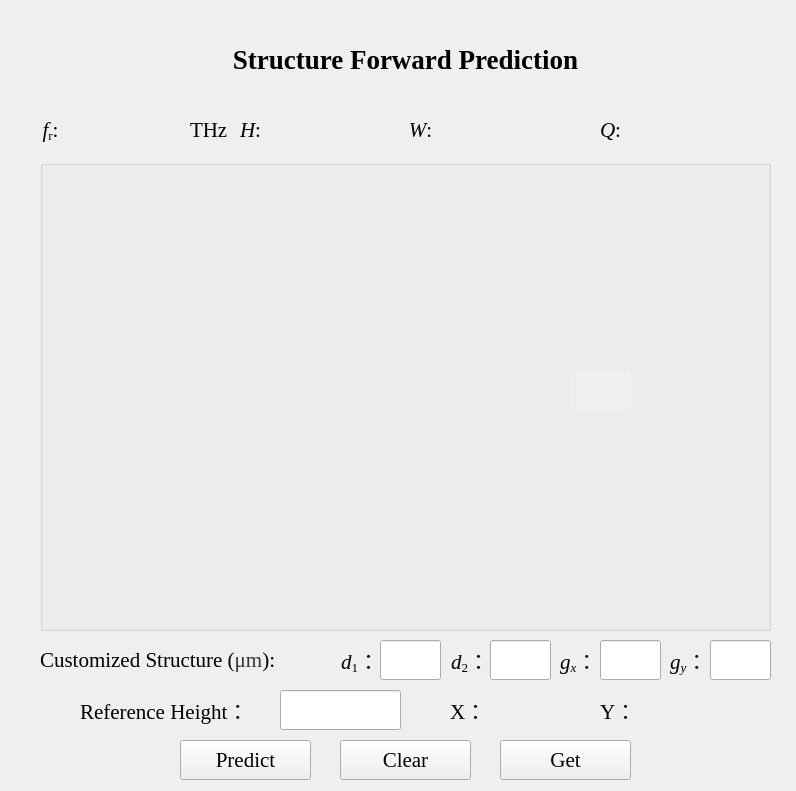
<?xml version="1.0" encoding="UTF-8"?>
<ui version="4.0">
 <class>Form</class>
 <widget class="QWidget" name="Form">
  <property name="geometry">
   <rect>
    <x>0</x>
    <y>0</y>
    <width>796</width>
    <height>791</height>
   </rect>
  </property>
  <property name="windowTitle">
   <string>Form</string>
  </property>
  <widget class="QLineEdit" name="lineEdit_d1">
   <property name="geometry">
    <rect>
     <x>380</x>
     <y>640</y>
     <width>61</width>
     <height>40</height>
    </rect>
   </property>
   <property name="font">
    <font>
     <family>Times New Roman</family>
     <pointsize>16</pointsize>
    </font>
   </property>
   <property name="text">
    <string/>
   </property>
  </widget>
  <widget class="QLabel" name="label">
   <property name="geometry">
    <rect>
     <x>340</x>
     <y>640</y>
     <width>40</width>
     <height>40</height>
    </rect>
   </property>
   <property name="font">
    <font>
     <family>Times New Roman</family>
     <pointsize>16</pointsize>
    </font>
   </property>
   <property name="text">
    <string>&lt;html&gt;&lt;head/&gt;&lt;body&gt;&lt;p align=&quot;center&quot;&gt;&lt;span style=&quot; font-style:italic;&quot;&gt;d&lt;/span&gt;&lt;span style=&quot; vertical-align:sub;&quot;&gt;1&lt;/span&gt;：&lt;/p&gt;&lt;/body&gt;&lt;/html&gt;</string>
   </property>
  </widget>
  <widget class="QLineEdit" name="lineEdit_d2">
   <property name="geometry">
    <rect>
     <x>490</x>
     <y>640</y>
     <width>61</width>
     <height>40</height>
    </rect>
   </property>
   <property name="font">
    <font>
     <family>Times New Roman</family>
     <pointsize>16</pointsize>
    </font>
   </property>
   <property name="text">
    <string/>
   </property>
  </widget>
  <widget class="QLabel" name="label_2">
   <property name="geometry">
    <rect>
     <x>450</x>
     <y>640</y>
     <width>40</width>
     <height>40</height>
    </rect>
   </property>
   <property name="font">
    <font>
     <family>Times New Roman</family>
     <pointsize>16</pointsize>
    </font>
   </property>
   <property name="text">
    <string>&lt;html&gt;&lt;head/&gt;&lt;body&gt;&lt;p align=&quot;center&quot;&gt;&lt;span style=&quot; font-style:italic;&quot;&gt;d&lt;/span&gt;&lt;span style=&quot; vertical-align:sub;&quot;&gt;2&lt;/span&gt;：&lt;/p&gt;&lt;/body&gt;&lt;/html&gt;</string>
   </property>
  </widget>
  <widget class="QLineEdit" name="lineEdit_gx">
   <property name="geometry">
    <rect>
     <x>600</x>
     <y>640</y>
     <width>61</width>
     <height>40</height>
    </rect>
   </property>
   <property name="font">
    <font>
     <family>Times New Roman</family>
     <pointsize>16</pointsize>
    </font>
   </property>
   <property name="text">
    <string/>
   </property>
  </widget>
  <widget class="QLabel" name="label_3">
   <property name="geometry">
    <rect>
     <x>560</x>
     <y>640</y>
     <width>40</width>
     <height>40</height>
    </rect>
   </property>
   <property name="font">
    <font>
     <family>Times New Roman</family>
     <pointsize>16</pointsize>
    </font>
   </property>
   <property name="text">
    <string>&lt;html&gt;&lt;head/&gt;&lt;body&gt;&lt;p&gt;&lt;span style=&quot; font-style:italic;&quot;&gt;g&lt;/span&gt;&lt;span style=&quot; font-style:italic; vertical-align:sub;&quot;&gt;x&lt;/span&gt;：&lt;/p&gt;&lt;/body&gt;&lt;/html&gt;</string>
   </property>
  </widget>
  <widget class="QLineEdit" name="lineEdit_gy">
   <property name="geometry">
    <rect>
     <x>710</x>
     <y>640</y>
     <width>61</width>
     <height>40</height>
    </rect>
   </property>
   <property name="font">
    <font>
     <family>Times New Roman</family>
     <pointsize>16</pointsize>
    </font>
   </property>
   <property name="text">
    <string/>
   </property>
  </widget>
  <widget class="QLabel" name="label_4">
   <property name="geometry">
    <rect>
     <x>670</x>
     <y>640</y>
     <width>40</width>
     <height>40</height>
    </rect>
   </property>
   <property name="font">
    <font>
     <family>Times New Roman</family>
     <pointsize>16</pointsize>
    </font>
   </property>
   <property name="text">
    <string>&lt;html&gt;&lt;head/&gt;&lt;body&gt;&lt;p&gt;&lt;span style=&quot; font-style:italic;&quot;&gt;g&lt;/span&gt;&lt;span style=&quot; font-style:italic; vertical-align:sub;&quot;&gt;y&lt;/span&gt;：&lt;/p&gt;&lt;/body&gt;&lt;/html&gt;</string>
   </property>
  </widget>
  <widget class="QPushButton" name="ClearButton">
   <property name="geometry">
    <rect>
     <x>340</x>
     <y>740</y>
     <width>131</width>
     <height>40</height>
    </rect>
   </property>
   <property name="font">
    <font>
     <family>Times New Roman</family>
     <pointsize>16</pointsize>
    </font>
   </property>
   <property name="text">
    <string>Clear</string>
   </property>
  </widget>
  <widget class="QLabel" name="label_6">
   <property name="geometry">
    <rect>
     <x>190</x>
     <y>40</y>
     <width>431</width>
     <height>40</height>
    </rect>
   </property>
   <property name="font">
    <font>
     <family>Times New Roman</family>
     <pointsize>20</pointsize>
    </font>
   </property>
   <property name="text">
    <string>&lt;html&gt;&lt;head/&gt;&lt;body&gt;&lt;p align=&quot;center&quot;&gt;&lt;span style=&quot; font-weight:600;&quot;&gt;Structure Forward Prediction&lt;/span&gt;&lt;/p&gt;&lt;/body&gt;&lt;/html&gt;</string>
   </property>
  </widget>
  <widget class="QGroupBox" name="groupBox">
   <property name="geometry">
    <rect>
     <x>40</x>
     <y>160</y>
     <width>731</width>
     <height>471</height>
    </rect>
   </property>
   <property name="font">
    <font>
     <family>Times New Roman</family>
     <pointsize>16</pointsize>
    </font>
   </property>
   <property name="title">
    <string/>
   </property>
   <widget class="QLabel" name="label_ur_4">
    <property name="geometry">
     <rect>
      <x>530</x>
      <y>210</y>
      <width>61</width>
      <height>40</height>
     </rect>
    </property>
    <property name="font">
     <font>
      <family>Times New Roman</family>
      <pointsize>16</pointsize>
     </font>
    </property>
    <property name="autoFillBackground">
     <bool>true</bool>
    </property>
    <property name="text">
     <string/>
    </property>
   </widget>
  </widget>
  <widget class="QLabel" name="label_5">
   <property name="geometry">
    <rect>
     <x>30</x>
     <y>110</y>
     <width>41</width>
     <height>40</height>
    </rect>
   </property>
   <property name="font">
    <font>
     <family>Times New Roman</family>
     <pointsize>16</pointsize>
    </font>
   </property>
   <property name="text">
    <string>&lt;html&gt;&lt;head/&gt;&lt;body&gt;&lt;p align=&quot;center&quot;&gt;&lt;span style=&quot; font-style:italic;&quot;&gt;f&lt;/span&gt;&lt;span style=&quot; vertical-align:sub;&quot;&gt;r&lt;/span&gt;:&lt;/p&gt;&lt;/body&gt;&lt;/html&gt;</string>
   </property>
  </widget>
  <widget class="QLabel" name="label_8">
   <property name="geometry">
    <rect>
     <x>190</x>
     <y>110</y>
     <width>51</width>
     <height>40</height>
    </rect>
   </property>
   <property name="font">
    <font>
     <family>Times New Roman</family>
     <pointsize>16</pointsize>
    </font>
   </property>
   <property name="text">
    <string>THz</string>
   </property>
  </widget>
  <widget class="QLabel" name="label_f0">
   <property name="geometry">
    <rect>
     <x>80</x>
     <y>110</y>
     <width>101</width>
     <height>41</height>
    </rect>
   </property>
   <property name="font">
    <font>
     <family>Times New Roman</family>
     <pointsize>16</pointsize>
    </font>
   </property>
   <property name="autoFillBackground">
    <bool>true</bool>
   </property>
   <property name="text">
    <string/>
   </property>
  </widget>
  <widget class="QLabel" name="label_17">
   <property name="geometry">
    <rect>
     <x>40</x>
     <y>640</y>
     <width>301</width>
     <height>40</height>
    </rect>
   </property>
   <property name="font">
    <font>
     <family>Times New Roman</family>
     <pointsize>16</pointsize>
    </font>
   </property>
   <property name="text">
    <string>&lt;html&gt;&lt;head/&gt;&lt;body&gt;&lt;p&gt;Customized Structure (&lt;span style=&quot; color:#333333; vertical-align:middle;&quot;&gt;μm&lt;/span&gt;):&lt;/p&gt;&lt;/body&gt;&lt;/html&gt;</string>
   </property>
  </widget>
  <widget class="QLabel" name="label_13">
   <property name="geometry">
    <rect>
     <x>230</x>
     <y>110</y>
     <width>41</width>
     <height>40</height>
    </rect>
   </property>
   <property name="font">
    <font>
     <family>Times New Roman</family>
     <pointsize>16</pointsize>
    </font>
   </property>
   <property name="text">
    <string>&lt;html&gt;&lt;head/&gt;&lt;body&gt;&lt;p align=&quot;center&quot;&gt;&lt;span style=&quot; font-style:italic;&quot;&gt;H&lt;/span&gt;:&lt;/p&gt;&lt;/body&gt;&lt;/html&gt;</string>
   </property>
  </widget>
  <widget class="QLabel" name="label_i">
   <property name="geometry">
    <rect>
     <x>280</x>
     <y>110</y>
     <width>101</width>
     <height>41</height>
    </rect>
   </property>
   <property name="font">
    <font>
     <family>Times New Roman</family>
     <pointsize>16</pointsize>
    </font>
   </property>
   <property name="autoFillBackground">
    <bool>true</bool>
   </property>
   <property name="text">
    <string/>
   </property>
  </widget>
  <widget class="QLabel" name="label_15">
   <property name="geometry">
    <rect>
     <x>590</x>
     <y>110</y>
     <width>41</width>
     <height>40</height>
    </rect>
   </property>
   <property name="font">
    <font>
     <family>Times New Roman</family>
     <pointsize>16</pointsize>
    </font>
   </property>
   <property name="text">
    <string>&lt;html&gt;&lt;head/&gt;&lt;body&gt;&lt;p align=&quot;center&quot;&gt;&lt;span style=&quot; font-style:italic;&quot;&gt;Q&lt;/span&gt;:&lt;/p&gt;&lt;/body&gt;&lt;/html&gt;</string>
   </property>
  </widget>
  <widget class="QLabel" name="label_q">
   <property name="geometry">
    <rect>
     <x>640</x>
     <y>110</y>
     <width>101</width>
     <height>41</height>
    </rect>
   </property>
   <property name="font">
    <font>
     <family>Times New Roman</family>
     <pointsize>16</pointsize>
    </font>
   </property>
   <property name="autoFillBackground">
    <bool>true</bool>
   </property>
   <property name="text">
    <string/>
   </property>
  </widget>
  <widget class="QLabel" name="label_x">
   <property name="geometry">
    <rect>
     <x>490</x>
     <y>690</y>
     <width>91</width>
     <height>31</height>
    </rect>
   </property>
   <property name="font">
    <font>
     <family>Times New Roman</family>
     <pointsize>16</pointsize>
    </font>
   </property>
   <property name="autoFillBackground">
    <bool>true</bool>
   </property>
   <property name="text">
    <string/>
   </property>
  </widget>
  <widget class="QPushButton" name="PredictButton">
   <property name="geometry">
    <rect>
     <x>180</x>
     <y>740</y>
     <width>131</width>
     <height>40</height>
    </rect>
   </property>
   <property name="font">
    <font>
     <family>Times New Roman</family>
     <pointsize>16</pointsize>
    </font>
   </property>
   <property name="text">
    <string>Predict</string>
   </property>
  </widget>
  <widget class="QLabel" name="label_24">
   <property name="geometry">
    <rect>
     <x>600</x>
     <y>690</y>
     <width>41</width>
     <height>40</height>
    </rect>
   </property>
   <property name="font">
    <font>
     <family>Times New Roman</family>
     <pointsize>16</pointsize>
    </font>
   </property>
   <property name="text">
    <string>Y：</string>
   </property>
  </widget>
  <widget class="QLabel" name="label_y">
   <property name="geometry">
    <rect>
     <x>640</x>
     <y>690</y>
     <width>91</width>
     <height>31</height>
    </rect>
   </property>
   <property name="font">
    <font>
     <family>Times New Roman</family>
     <pointsize>16</pointsize>
    </font>
   </property>
   <property name="autoFillBackground">
    <bool>true</bool>
   </property>
   <property name="text">
    <string/>
   </property>
  </widget>
  <widget class="QLabel" name="label_21">
   <property name="geometry">
    <rect>
     <x>80</x>
     <y>690</y>
     <width>201</width>
     <height>40</height>
    </rect>
   </property>
   <property name="font">
    <font>
     <family>Times New Roman</family>
     <pointsize>16</pointsize>
    </font>
   </property>
   <property name="text">
    <string>Reference Height：</string>
   </property>
  </widget>
  <widget class="QLineEdit" name="lineEdit_rh">
   <property name="geometry">
    <rect>
     <x>280</x>
     <y>690</y>
     <width>121</width>
     <height>40</height>
    </rect>
   </property>
   <property name="font">
    <font>
     <family>Times New Roman</family>
     <pointsize>16</pointsize>
    </font>
   </property>
   <property name="text">
    <string/>
   </property>
  </widget>
  <widget class="QLabel" name="label_20">
   <property name="geometry">
    <rect>
     <x>450</x>
     <y>690</y>
     <width>41</width>
     <height>40</height>
    </rect>
   </property>
   <property name="font">
    <font>
     <family>Times New Roman</family>
     <pointsize>16</pointsize>
    </font>
   </property>
   <property name="text">
    <string>X：</string>
   </property>
  </widget>
  <widget class="QPushButton" name="GetButton">
   <property name="geometry">
    <rect>
     <x>500</x>
     <y>740</y>
     <width>131</width>
     <height>40</height>
    </rect>
   </property>
   <property name="font">
    <font>
     <family>Times New Roman</family>
     <pointsize>16</pointsize>
    </font>
   </property>
   <property name="text">
    <string>Get</string>
   </property>
  </widget>
  <widget class="QLabel" name="label_16">
   <property name="geometry">
    <rect>
     <x>400</x>
     <y>110</y>
     <width>41</width>
     <height>40</height>
    </rect>
   </property>
   <property name="font">
    <font>
     <family>Times New Roman</family>
     <pointsize>16</pointsize>
    </font>
   </property>
   <property name="text">
    <string>&lt;html&gt;&lt;head/&gt;&lt;body&gt;&lt;p align=&quot;center&quot;&gt;&lt;span style=&quot; font-style:italic;&quot;&gt;W&lt;/span&gt;:&lt;/p&gt;&lt;/body&gt;&lt;/html&gt;</string>
   </property>
  </widget>
  <widget class="QLabel" name="label_w">
   <property name="geometry">
    <rect>
     <x>450</x>
     <y>110</y>
     <width>101</width>
     <height>41</height>
    </rect>
   </property>
   <property name="font">
    <font>
     <family>Times New Roman</family>
     <pointsize>16</pointsize>
    </font>
   </property>
   <property name="autoFillBackground">
    <bool>true</bool>
   </property>
   <property name="text">
    <string>&lt;html&gt;&lt;head/&gt;&lt;body&gt;&lt;p align=&quot;center&quot;&gt;&lt;br/&gt;&lt;/p&gt;&lt;/body&gt;&lt;/html&gt;</string>
   </property>
  </widget>
 </widget>
 <resources/>
 <connections/>
</ui>
